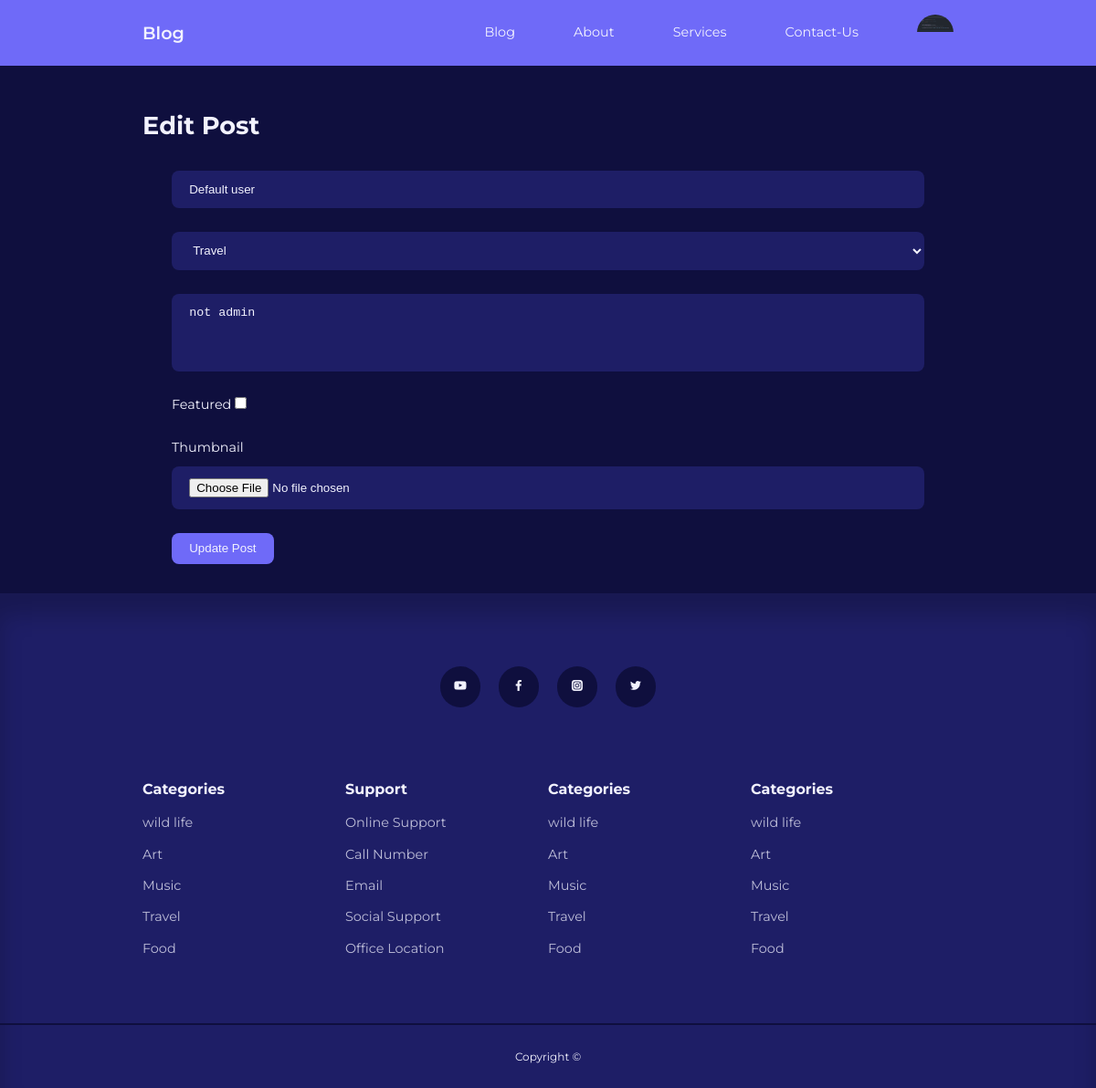
The app's page /admin/edit_post.php?id=4 (signed in) with its own data.
### tables this page shows
CREATE TABLE `users` (
  `id` int(11) UNSIGNED NOT NULL,
  `firstname` varchar(50) NOT NULL,
  `lastname` varchar(50) NOT NULL,
  `username` varchar(50) NOT NULL,
  `email` varchar(255) NOT NULL,
  `password` varchar(255) NOT NULL,
  `avatar` varchar(255) NOT NULL,
  `is_admin` tinyint(1) NOT NULL
);

CREATE TABLE `posts` (
  `id` int(11) UNSIGNED NOT NULL,
  `title` varchar(255) NOT NULL,
  `body` text NOT NULL,
  `thumbnail` varchar(255) NOT NULL,
  `date_time` timestamp NOT NULL DEFAULT current_timestamp(),
  `category_id` int(11) UNSIGNED DEFAULT NULL,
  `author_id` int(11) UNSIGNED NOT NULL,
  `featured` tinyint(1) NOT NULL
);

CREATE TABLE `categories` (
  `id` int(11) UNSIGNED NOT NULL,
  `title` varchar(50) NOT NULL,
  `description` text NOT NULL
);

### admin/partials/header.php (called while the page is built, shortened)
<?php
require '../partials/header.php';
?>

### admin/edit_post.php (the view, shortened to what this page needs)
<?php
include('partials/header.php');
$category_query = "SELECT * FROM categories";
$result_category = mysqli_query($conn, $category_query);
if (isset($_GET['id'])) {
    $post_id = filter_var($_GET['id'], FILTER_SANITIZE_NUMBER_INT);
    $query = "SELECT * FROM posts WHERE id = $post_id";
    $user_post_result = mysqli_query($conn, $query);
    if ($user_post_result && mysqli_num_rows($user_post_result) > 0) {
        $fetchpost = mysqli_fetch_assoc($user_post_result);
    } else {
        $_SESSION['edit-post'] = "Post not found.";
        header('Location: ' . ROOT_URL . 'admin/');
        exit();
    }
}
?>
<!DOCTYPE html>
<html lang="en">
<section class="form_section">
    <div class="container form_section-container">
        <h2>Edit Post</h2>
        <form action="<?= ROOT_URL ?>admin/edit-post-logic.php" enctype="multipart/form-data" method="POST">
            <input type="text" name="title" value="<?= $fetchpost['title'] ?>" placeholder="Title">
            <select name="category">
                <?php while ($category = mysqli_fetch_assoc($result_category)): ?>
                    <option value="<?= $category['id'] ?>" <?= $category['id'] == $fetchpost['category_id'] ? 'selected' : '' ?>><?= $category['title'] ?></option>
                <?php endwhile; ?>
            </select>
            <textarea name="body" placeholder="Body" rows="4"><?= $fetchpost['body'] ?></textarea>
            <div>
                <label for="is_featured">Featured</label>
                <input type="checkbox" id="is_featured" name="is_featured" value="1" <?= $fetchpost['featured'] ? 'checked' : '' ?>>
            </div>
            <div class="form_control">
                <label for="thumbnail">Thumbnail</label>
                <input type="file" id="thumbnail" name="thumbnail" accept=".png, .jpg, .jpeg">
            </div>
            <button type="submit" name="submit" class="btn">Update Post</button>
        </form>
    </div>
</section>
<?php include('../partials/footer.php'); ?>

### partials/header.php (shortened to what this page needs)
<?php
require 'config/database.php';
if (isset($_SESSION['user_id'])) {
    $id = filter_var($_SESSION['user_id'], FILTER_SANITIZE_NUMBER_INT);
    $query = "SELECT * FROM users WHERE id = '$id'";
    $result = mysqli_query($conn, $query);
    $fetch = mysqli_fetch_assoc($result);
    $avatar = $fetch['avatar'];
}
?>
<!DOCTYPE html>
<html lang="en">
<head>
    <link rel="stylesheet" href="<?= ROOT_URL ?>css/style.css">
    <link rel="stylesheet" href="https://unicons.iconscout.com/release/v4.0.0/css/line.css">
</head>
<body>
    <nav>
        <div class="container nav_container">
            <a href="<?= ROOT_URL ?>" class="nav_logo">Blog</a>
            <ul class="nav_items">
                <li><a href="<?= ROOT_URL ?>blog.php">Blog</a></li>
                <li><a href="<?= ROOT_URL ?>about.php">About</a></li>
                <li><a href="<?= ROOT_URL ?>services.php">Services</a></li>
                <li><a href="<?= ROOT_URL ?>contact.php">Contact-Us</a></li>
                <?php if (isset($_SESSION['user_id'])) { ?>
                    <li class="nav_profile">
                        <div class="avatar"><img src="<?= ROOT_URL . 'images/' . $avatar ?>" alt=""></div>
                    </li>
                <?php } else { ?>
                    <li><a href="<?= ROOT_URL ?>signin.php">Sign-In</a></li>
                <?php } ?>
            </ul>
        </div>
    </nav>
</body>
</html>

### css/style.css (style rules this page uses)
:root { --color-primary: #6f6af8; --color-primary-light: hsl(242, 91%, 69%, 18%); --color-primary-variant: #5854c7; --color-red: #da0f3f; --color-red-light: hsl(346, 87%, 46%, 15%); --color-green: #00c476; --color-green-light: hsl(156, 100%, 38%, 15%); --color-gray-900: #1e1e66; --color-gray-700: #2d2b7c; --color-gray-300: rgba(242, 242, 254, 0.3); --color-gray-200: rgba(242, 242, 254, 0.7); --color-white: #f2f2fe; --color-bg: #0f0f3e; --transition: all 300ms ease; --container-width-lg: 74%; --container-width-md: 88%; --form-width: 40%; --color-border-radius-1: 0.3rem; --color-border-radius-2: 0.5rem; --color-border-radius-3: 0.8rem; --color-border-radius-4: 2rem; --color-border-radius-5: 5rem; }
* { margin: 0; padding: 0; box-sizing: border-box; outline: 0; border: 0; appearance: 0; list-style: none; text-decoration: none; }
body { font-family: 'Montserrat', sans-serif; line-height: 1.5; color: var(--color-gray-900); overflow-x: hidden; background-color: var(--color-bg); font-size: 0.9rem; }
.container { width: var(--container-width-lg); max-width: 1800px; margin: 0 auto; }
section { margin-top: 3rem; }
h1, h2, h3, h4, h5,p,small { color: var(--color-white); line-height: 1.3; }
h2 { font-size: 1.7rem; margin: 1rem 0; }
a { color: var(--color-white); transition: var(--transition); }
img { display: block; width: 100%; object-fit: cover; }
nav { background: var(--color-primary); width: 100vw; height: 4.5rem; top: 0; z-index: 10; box-shadow: 0 1rem 1rem rgbs(0, 0, 0, 0.2); }
.nav_container { height: 100%; display: flex; align-items: center; justify-content: space-between; }
.avatar { width: 2.5rem; height: 2.5rem; border-radius: 50%; overflow: hidden; border: 0.3 solid var(--color-bg); }
.nav_logo { font-weight: 600; font-size: 1.2rem; }
.nav_items { display: flex; flex-direction: row; align-items: center; gap: 4rem; }
.nav_profile { position: relative; cursor: pointer; }
.btn { display: inline-block; width: fit-content; padding: 0.6rem 1.2rem; background-color: var(--color-primary); border-radius: var(--color-border-radius-2); cursor: pointer; transition: var(--transition); color: var(--color-white); }
form { display: flex; flex-direction: column; gap: 1.6rem; margin: 2rem; }
.form_control { display: flex; flex-direction: column; gap: 0.6rem; }
label { color: var(--color-white); }
input, textarea, select { padding: 0.8rem 1.2rem; background-color: var(--color-gray-900); border-radius: var(--color-border-radius-2); resize: none; color: var(--color-white); }

### records on screen
users: avatar (picture)
posts: title "Default user", category "Travel", body "not admin"
